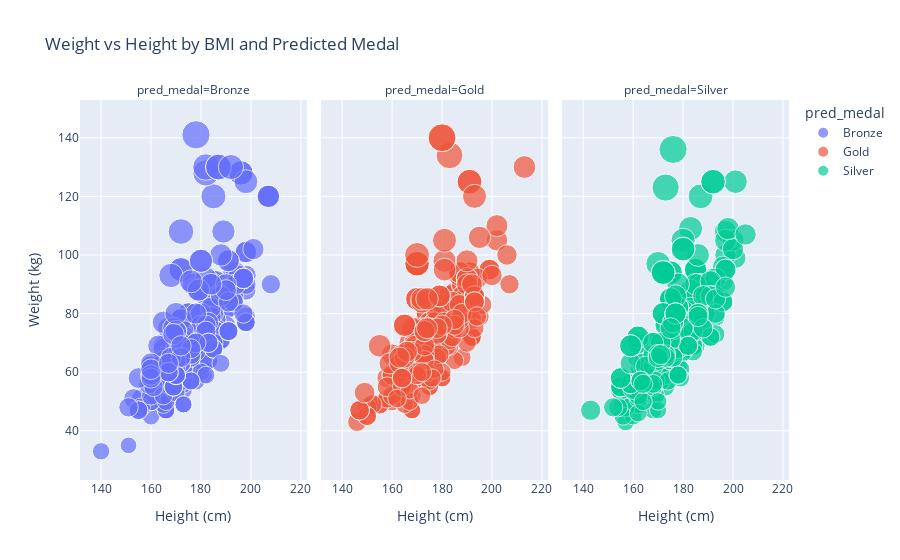

Here is the notebook cell this chart was saved with:
### Code cell
data = df[['Age', 'Height', 'Weight', 'BMI', 'pred_medal']]

# Scatter plot
fig = px.scatter(data, x='Height', y='Weight', color='pred_medal', size='BMI',
                facet_col='pred_medal', title='Weight vs Height by BMI and Predicted Medal',
                 labels={'Height': 'Height (cm)', 'Weight': 'Weight (kg)', 'BMI': 'BMI'})
fig.show()

### Figure 1 — Plotly figure (JSON) as saved in the notebook; plotly's stock layout.template omitted (floating-point values rounded to 4 significant figures; data arrays with more than 128 entries replaced by an {"elided": "..."} marker saying what was removed)
{"data": [{"hovertemplate": "pred_medal=Bronze<br>Height (cm)=%{x}<br>Weight (kg)=%{y}<br>BMI=%{marker.size}<extra></extra>", "legendgroup": "Bronze", "marker": {"color": "#636efa", "size": {"elided": "331 float values"}, "sizemode": "area", "sizeref": 0.1113, "symbol": "circle"}, "mode": "markers", "name": "Bronze", "orientation": "v", "showlegend": true, "type": "scatter", "x": {"elided": "331 int values"}, "xaxis": "x", "y": {"elided": "331 int values"}, "yaxis": "y"}, {"hovertemplate": "pred_medal=Gold<br>Height (cm)=%{x}<br>Weight (kg)=%{y}<br>BMI=%{marker.size}<extra></extra>", "legendgroup": "Gold", "marker": {"color": "#EF553B", "size": {"elided": "266 float values"}, "sizemode": "area", "sizeref": 0.1113, "symbol": "circle"}, "mode": "markers", "name": "Gold", "orientation": "v", "showlegend": true, "type": "scatter", "x": {"elided": "266 int values"}, "xaxis": "x2", "y": {"elided": "266 int values"}, "yaxis": "y2"}, {"hovertemplate": "pred_medal=Silver<br>Height (cm)=%{x}<br>Weight (kg)=%{y}<br>BMI=%{marker.size}<extra></extra>", "legendgroup": "Silver", "marker": {"color": "#00cc96", "size": {"elided": "252 float values"}, "sizemode": "area", "sizeref": 0.1113, "symbol": "circle"}, "mode": "markers", "name": "Silver", "orientation": "v", "showlegend": true, "type": "scatter", "x": {"elided": "252 int values"}, "xaxis": "x3", "y": {"elided": "252 int values"}, "yaxis": "y3"}], "layout": {"annotations": [{"font": {}, "showarrow": false, "text": "pred_medal=Bronze", "x": 0.16, "xanchor": "center", "xref": "paper", "y": 1, "yanchor": "bottom", "yref": "paper"}, {"font": {}, "showarrow": false, "text": "pred_medal=Gold", "x": 0.5, "xanchor": "center", "xref": "paper", "y": 1, "yanchor": "bottom", "yref": "paper"}, {"font": {}, "showarrow": false, "text": "pred_medal=Silver", "x": 0.84, "xanchor": "center", "xref": "paper", "y": 1, "yanchor": "bottom", "yref": "paper"}], "legend": {"itemsizing": "constant", "title": {"text": "pred_medal"}, "tracegroupgap": 0}, "title": {"text": "Weight vs Height by BMI and Predicted Medal"}, "xaxis": {"anchor": "y", "domain": [0, 0.32], "title": {"text": "Height (cm)"}}, "xaxis2": {"anchor": "y2", "domain": [0.34, 0.66], "matches": "x", "title": {"text": "Height (cm)"}}, "xaxis3": {"anchor": "y3", "domain": [0.68, 1.0], "matches": "x", "title": {"text": "Height (cm)"}}, "yaxis": {"anchor": "x", "domain": [0, 1], "title": {"text": "Weight (kg)"}}, "yaxis2": {"anchor": "x2", "domain": [0, 1], "matches": "y", "showticklabels": false}, "yaxis3": {"anchor": "x3", "domain": [0, 1], "matches": "y", "showticklabels": false}}}
